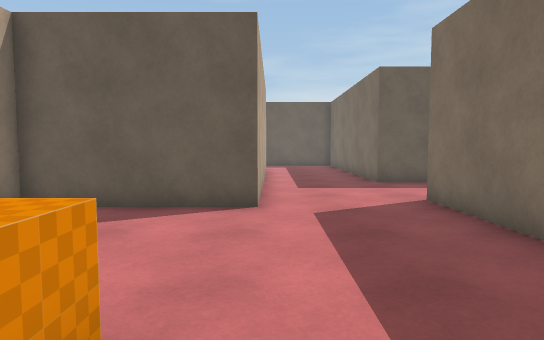
View 1 (above)

18 first-person views from a walk through a scene from a Unity 3-D project. The camera is 1.3 m above the floor, tilts 4° down and sees 75° across. The floor is counted in squares, 1 m on a side. Each view is taken from the middle of a square. On the plan, view 1 faces up. The plan holds only what a view shows up to about 15 squares ahead; the rest is blank. The place goes on beyond the plan. The player character is not drawn. Door leaves are left out, so doorways stand open. Some surface patterns are stand-ins.

View 2
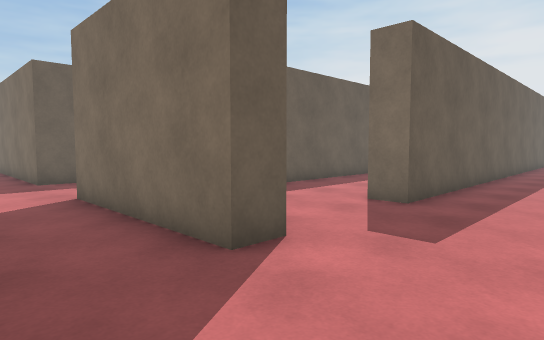

View 3
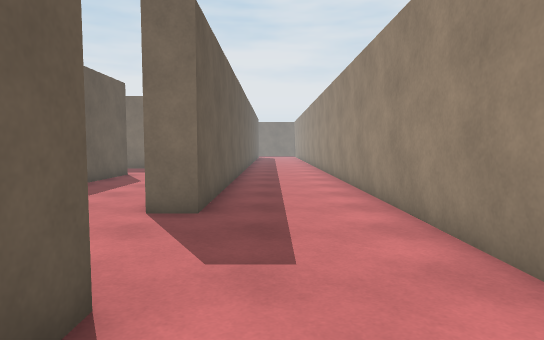

View 4
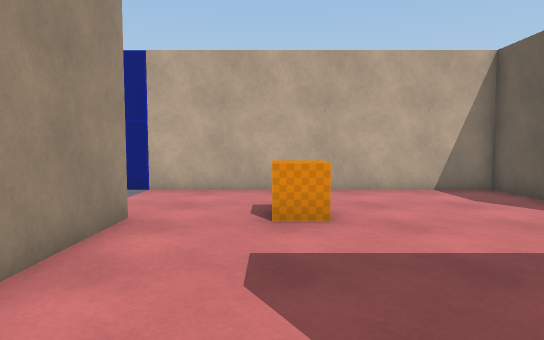

View 5
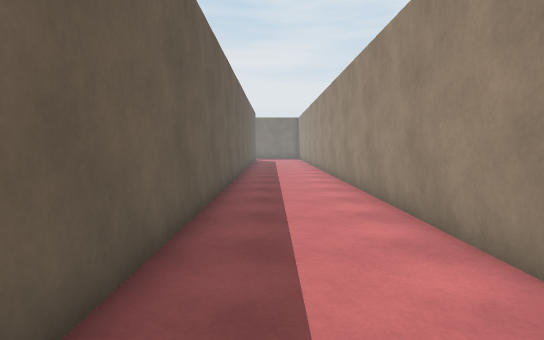

View 6
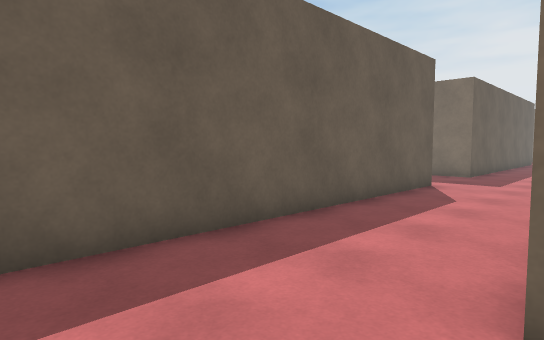

View 7
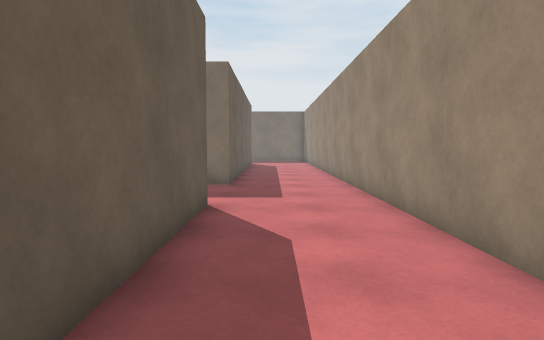

View 8
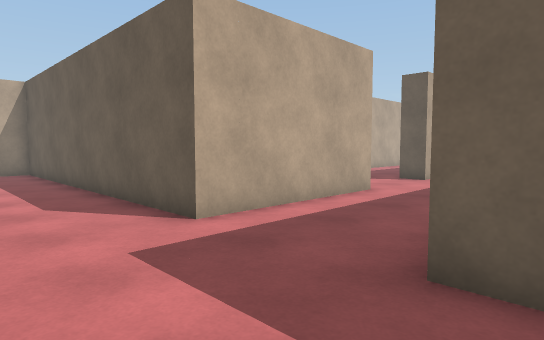

View 9
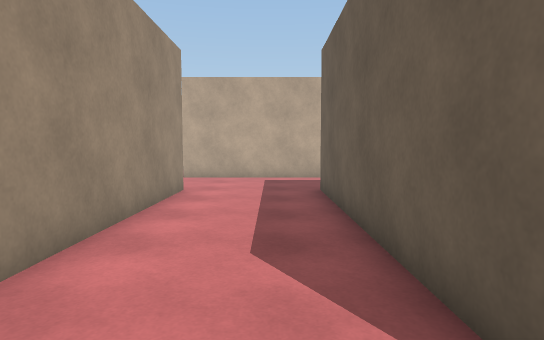

View 10
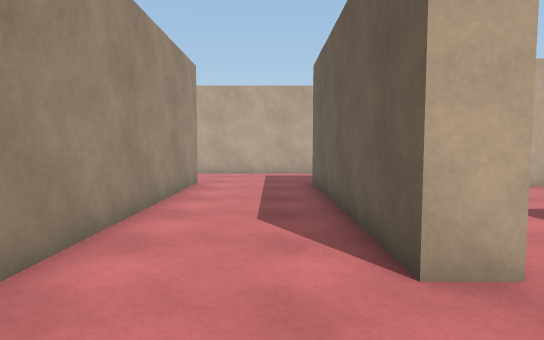

View 11
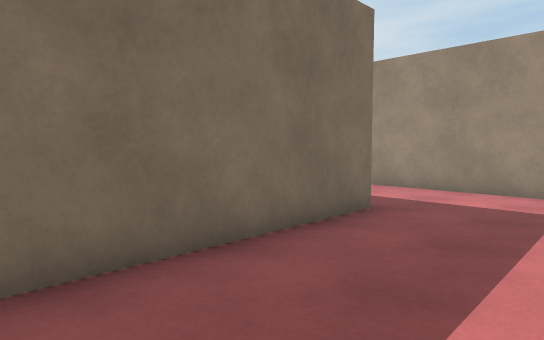

View 12
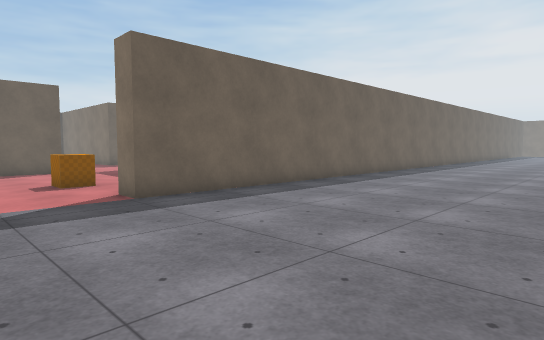

View 13
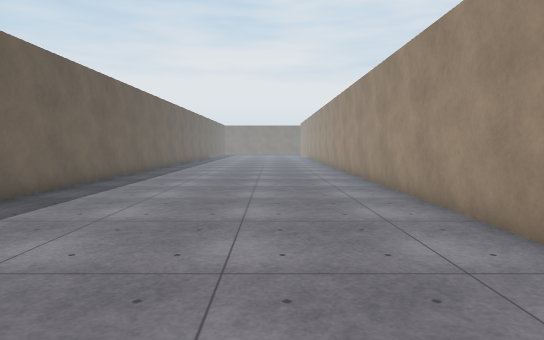

View 14
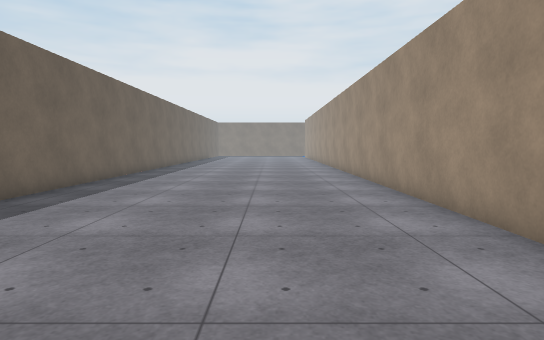

View 15
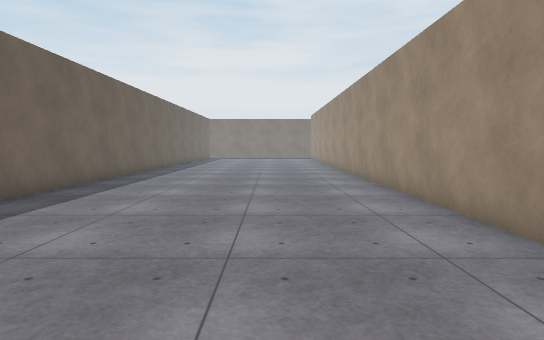

View 16
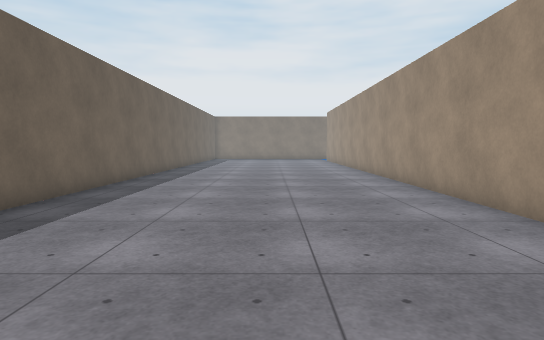

View 17
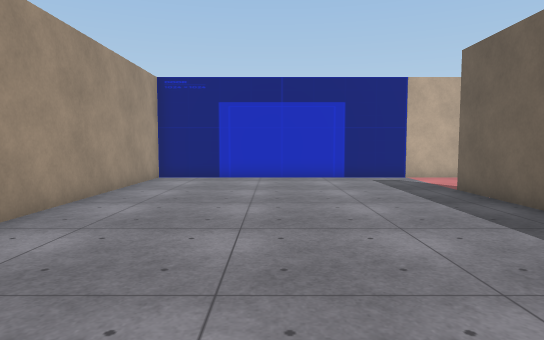

View 18
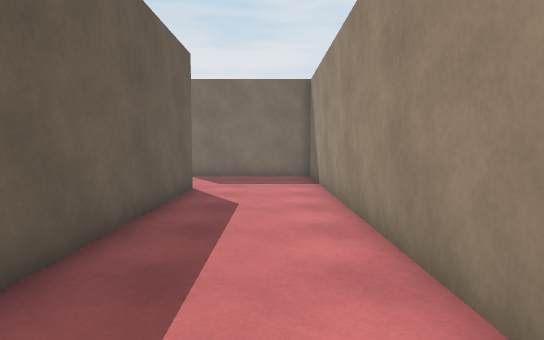

### Floor plan
Points are (right, up) in squares from view 1. A wall is a line through its corners. A room is listed if a view was taken in it or the views show most of it. See-through windows are left out.
Room 1 (views 1, 2, 3, 4, 5, 6, 7, 8, 11)
walls: (13.2, 3.4) (24.9, 3.4); (4.8, 2.4) (3.7, 2.4) (3.7, 8.4); (4.7, 7.1) (4.7, 6.4); (5.2, -1.6) (23.9, -1.6); (-0.3, 7.4) (-5.3, 7.4) (-5.3, -2.1); (17.7, 13.5) (17.7, 7.4) (5.1, 7.4); (-1.3, -1.6) (1.8, -1.6); (23.9, 2.4) (8.7, 2.4) (8.7, 3.5); (24.9, 7.4) (21.7, 7.4) (21.7, 13.6)
ways out: opening at (17, 14) to room 2; open door at (1.5, 8) to room 2; open door at (-3.5, -2) to room 3; open door at (23.5, 0.5)
objects: other object (-2, 1) to (-1, 2)
Room 2 (views 9, 10, 18)
walls: (3.7, 8.4) (16.7, 8.4) (16.7, 13.4); (12.7, 13.5) (12.7, 12.4) (3.7, 12.4) (3.7, 14.5); (-0.3, 13.8) (-0.3, 7.4)
ways out: opening at (17, 14) to room 1; open door at (1.5, 8) to room 1
Room 3 (views 12, 13, 14, 15, 16, 17)
walls: (25, -2.6) (-1.3, -2.6); (-5.3, -2.1) (-5.3, -12.6) (25.1, -12.6)
ways out: open door at (-3.5, -2) to room 1

Where each view was taken, in squares from view 1:
view 1: 0 up, 0 right, facing up
view 2: 1 down, 1 right, facing up-right
view 3: 1 up, 2 right, facing right
view 4: 1 up, 5 right, facing left
view 5: 1 up, 9 right, facing right
view 6: 3 up, 6 right, facing up-right
view 7: 6 up, 10 right, facing right
view 8: 4 up, 23 right, facing up-left
view 9: 11 up, 14 right, facing left
view 10: 11 up, 16 right, facing left
view 11: 14 up, 18 right, facing down-right
view 12: 11 down, 5 left, facing up-right
view 13: 9 down, 5 left, facing right
view 14: 9 down, 1 right, facing right
view 15: 9 down, 7 right, facing right
view 16: 8 down, 10 right, facing right
view 17: 8 down, 9 right, facing left
view 18: 10 up, 2 right, facing right
